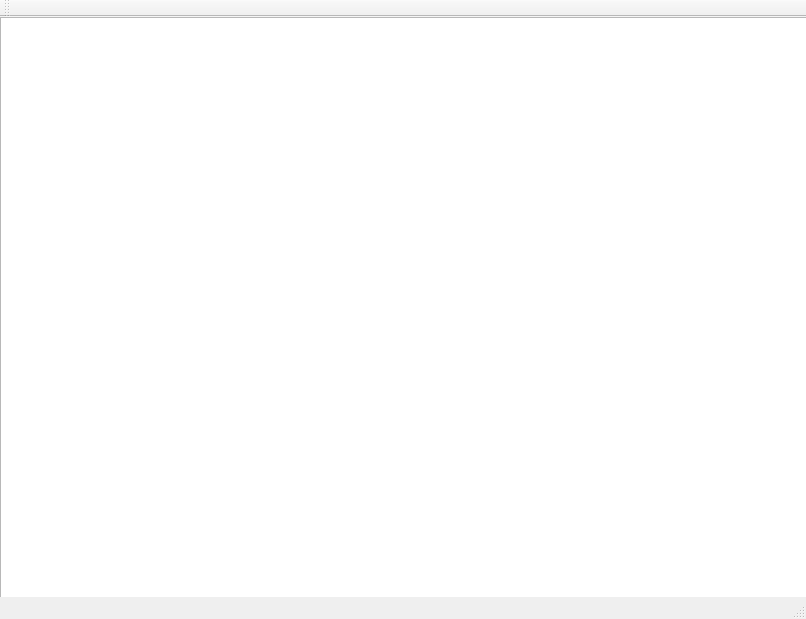
<?xml version="1.0" encoding="UTF-8"?>
<ui version="4.0">
 <class>MainWindow</class>
 <widget class="QMainWindow" name="MainWindow">
  <property name="geometry">
   <rect>
    <x>0</x>
    <y>0</y>
    <width>806</width>
    <height>619</height>
   </rect>
  </property>
  <property name="windowTitle">
   <string>MainWindow</string>
  </property>
  <widget class="QWidget" name="centralWidget">
   <widget class="QGraphicsView" name="graphicsView">
    <property name="geometry">
     <rect>
      <x>0</x>
      <y>0</y>
      <width>811</width>
      <height>581</height>
     </rect>
    </property>
   </widget>
  </widget>
  <widget class="QMenuBar" name="menuBar">
   <property name="geometry">
    <rect>
     <x>0</x>
     <y>0</y>
     <width>806</width>
     <height>25</height>
    </rect>
   </property>
  </widget>
  <widget class="QToolBar" name="mainToolBar">
   <attribute name="toolBarArea">
    <enum>TopToolBarArea</enum>
   </attribute>
   <attribute name="toolBarBreak">
    <bool>false</bool>
   </attribute>
  </widget>
  <widget class="QStatusBar" name="statusBar"/>
 </widget>
 <layoutdefault spacing="6" margin="11"/>
 <resources/>
 <connections/>
</ui>
